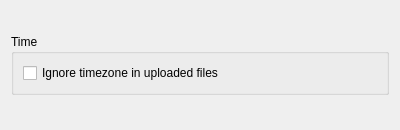
<?xml version="1.0" encoding="UTF-8"?>
<ui version="4.0">
 <class>VirtualCameraTimeZoneWidget</class>
 <widget class="QWidget" name="VirtualCameraTimeZoneWidget">
  <property name="geometry">
   <rect>
    <x>0</x>
    <y>0</y>
    <width>400</width>
    <height>130</height>
   </rect>
  </property>
  <property name="windowTitle">
   <string>Form</string>
  </property>
  <layout class="QVBoxLayout" name="verticalLayout">
   <item>
    <widget class="QGroupBox" name="groupBox">
     <property name="sizePolicy">
      <sizepolicy hsizetype="Preferred" vsizetype="Fixed">
       <horstretch>0</horstretch>
       <verstretch>0</verstretch>
      </sizepolicy>
     </property>
     <property name="title">
      <string>Time</string>
     </property>
     <property name="flat">
      <bool>true</bool>
     </property>
     <layout class="QHBoxLayout" name="horizontalLayout">
      <item>
       <widget class="QCheckBox" name="ignoreTimeZoneCheckBox">
        <property name="text">
         <string>Ignore timezone in uploaded files</string>
        </property>
       </widget>
      </item>
      <item>
       <spacer name="horizontalSpacer">
        <property name="orientation">
         <enum>Qt::Horizontal</enum>
        </property>
        <property name="sizeHint" stdset="0">
         <size>
          <width>40</width>
          <height>20</height>
         </size>
        </property>
       </spacer>
      </item>
     </layout>
    </widget>
   </item>
  </layout>
 </widget>
 <resources/>
 <connections/>
</ui>
